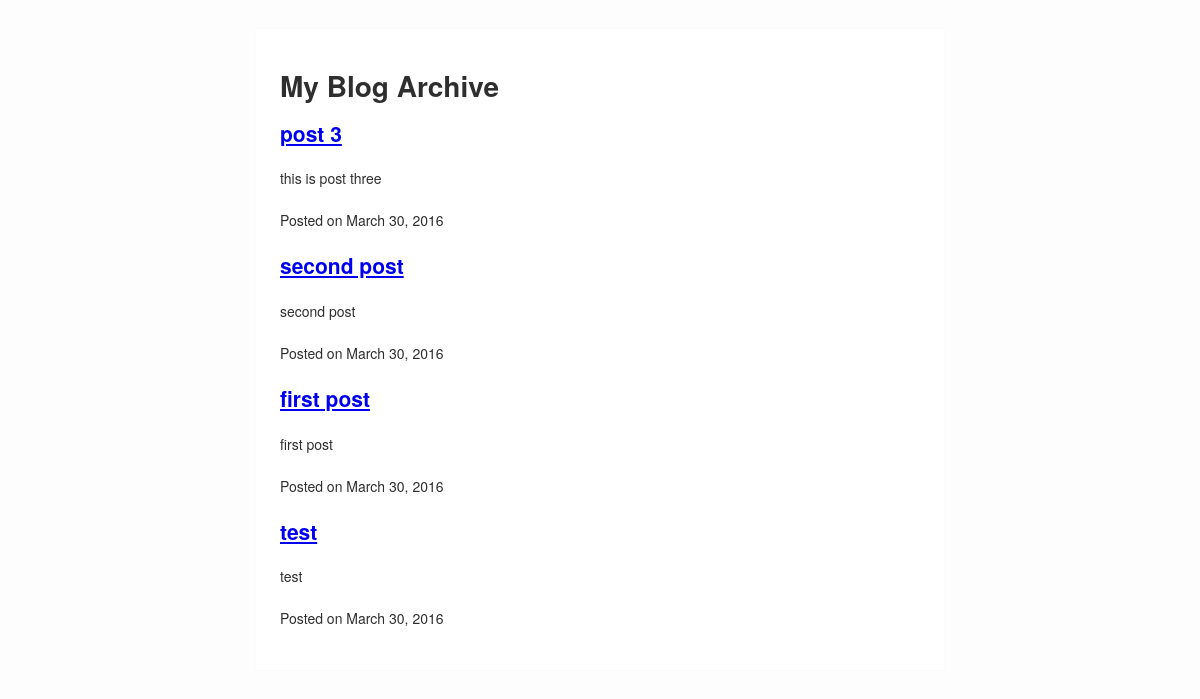
The page / on the database its author committed.
### blog/models.py (models this page shows, shortened)
class Post(models.Model):
	title = models.CharField(max_length=255)
	slug = models.SlugField(unique=True, max_length=255)
	description = models.CharField(max_length=255)
	published = models.BooleanField(default=True)
	created = models.DateTimeField(auto_now_add=True)
	class Meta:
		ordering = ['-created']
	def get_absolute_url(self):
		return reverse('blog.views.post', args=[self.slug])

### blog/views.py (the view)
# urls.py: url(r'^$', 'blog.views.index'),
def index(request):
	posts = Post.objects.filter(published=True)
	return render(request, 'blog/index.html', {'posts': posts})

### netmag/templates/blog/index.html (shortened to what this page needs)
{% extends 'base.html' %}
{% block content %}
	<h1>My Blog Archive</h1>
	{% for post in posts %}
	<div class="post">
		<h2>
			<a href="{{post.get_absolute_url}}">
				{{post.title}}
			</a>
		</h2>
		<p>{{post.description}}</p>
		<p>
			Posted on
			<time datetime="{{post.created|date:"c"}}">
			{{post.created|date}}
			</time>
		</p>
	</div>
	{% endfor %}
{% endblock %}

### netmag/templates/base.html (shortened to what this page needs)
{% load staticfiles %}
<!DOCTYPE html>
<html>
	<head>
		<link rel="stylesheet" type="text/css" href="{% static 'style.css' %}">
	</head>
	<body>
		<div class="content">
			{% block content %}
			{% endblock %}
		</div>
	</body>
</html>

### netmag/static/style.css (style rules this page uses)
body { background-color: #fdfdfd; color: #2e2e2e; margin: 0; padding: 0; font-size: 14px; line-height: 28px; font-family: 'Helvetica Neue', Helvetica, Arial, sans-serif; }
div.content { border: 1px solid #fbfbfb; background-color: #fff; max-width: 640px; width: 96%; padding: 2%; margin: 28px auto; }

### rows shown on the page
Post: title "post 3", description "this is post three", created "March 30, 2016"
Post: title "second post", description "second post", created "March 30, 2016"
Post: title "first post", description "first post", created "March 30, 2016"
Post: title "test", description "test", created "March 30, 2016"
